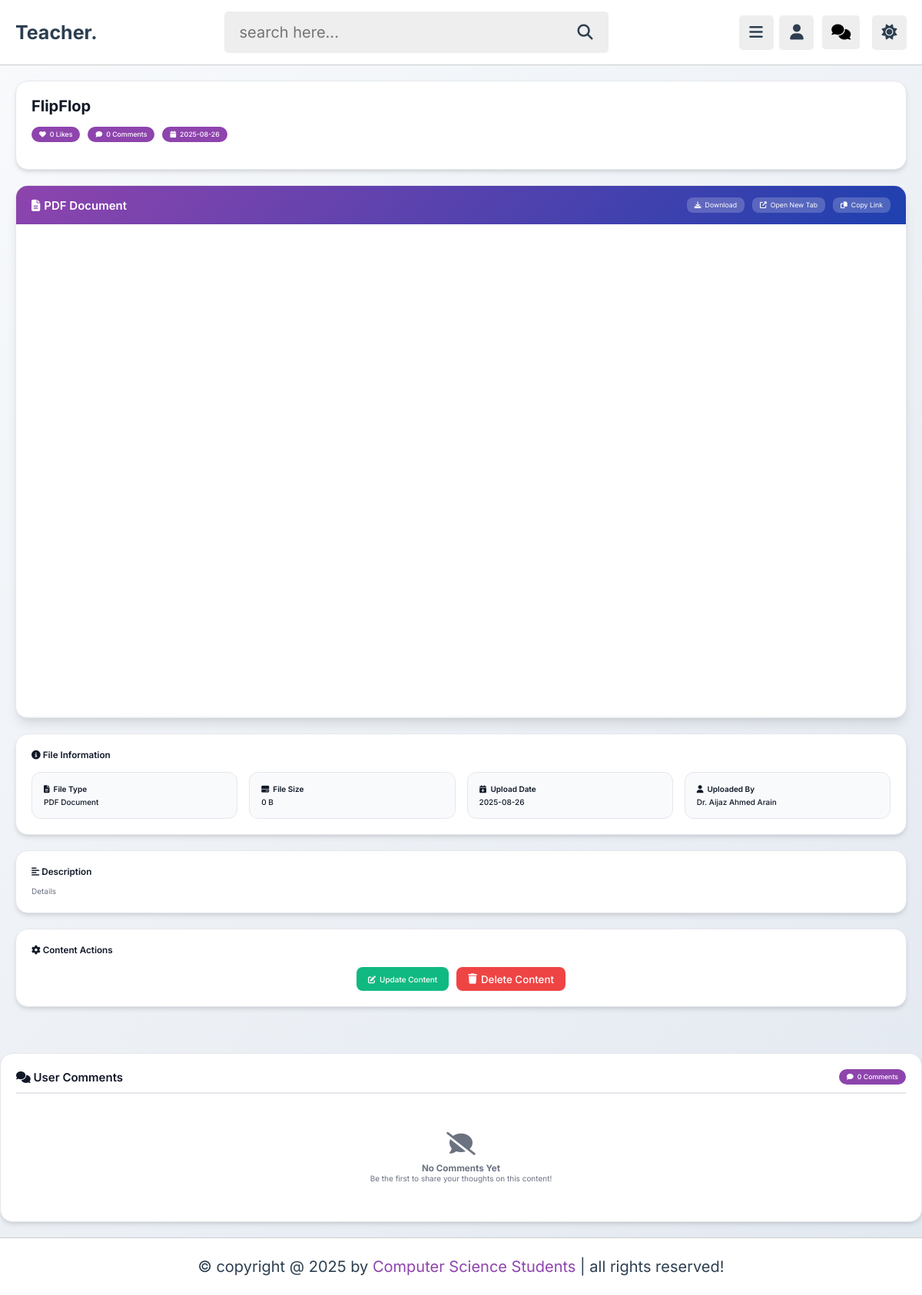
Screenshot of /admin/view_content.php?get_id=bN12zYx7E2eg11mNqR9W (signed in) with the database file from the repository.
### tables this page shows
CREATE TABLE `content` (
  `id` varchar(20) NOT NULL,
  `tutor_id` varchar(20) NOT NULL,
  `playlist_id` varchar(20) NOT NULL,
  `title` varchar(100) NOT NULL,
  `description` varchar(1000) NOT NULL,
  `video` varchar(100) NOT NULL,
  `thumb` varchar(100) NOT NULL,
  `date` date NOT NULL,
  `status` varchar(20) NOT NULL DEFAULT 'deactive'
);

CREATE TABLE `tutors` (
  `id` varchar(20) NOT NULL,
  `name` varchar(50) NOT NULL,
  `username` varchar(50) NOT NULL,
  `profession` varchar(50) NOT NULL,
  `email` varchar(50) NOT NULL,
  `password` varchar(50) NOT NULL,
  `image` varchar(100) NOT NULL,
  `gender` varchar(255) DEFAULT NULL,
  `faculty` varchar(255) DEFAULT NULL,
  `batch` varchar(255) DEFAULT NULL,
  `university` varchar(225) DEFAULT NULL,
  `status` enum('Pending','Approved','Rejected') DEFAULT 'Pending',
  `last_active` timestamp NULL DEFAULT NULL,
  `departments` varchar(254) NOT NULL
);

### admin/view_content.php (the view, shortened to what this page needs)
<?php
include '../components/connect.php';
if(isset($_COOKIE['tutor_id'])){
   $tutor_id = $_COOKIE['tutor_id'];
}else{
   $tutor_id = '';
   header('location:login.php');
}
$tutor_name = '';
if ($tutor_id) {
    $get_tutor = $conn->prepare("SELECT name FROM tutors WHERE id = ?");
    $get_tutor->execute([$tutor_id]);
    if ($get_tutor->rowCount() > 0) {
        $tutor_row = $get_tutor->fetch(PDO::FETCH_ASSOC);
        $tutor_name = $tutor_row['name'];
    }
}
if(isset($_GET['get_id'])){
   $get_id = $_GET['get_id'];
}else{
   $get_id = '';
   header('location:contents.php');
}
function getFileExtension($filename) {
    return strtolower(pathinfo($filename, PATHINFO_EXTENSION));
}
function getFileType($filename) {
    $extension = getFileExtension($filename);
    $video_types = ['mp4', 'avi', 'mov', 'wmv', 'flv', 'webm', 'mkv', 'm4v'];
    $document_types = ['pdf', 'doc', 'docx', 'ppt', 'pptx', 'xls', 'xlsx', 'txt', 'rtf'];
    $image_types = ['jpg', 'jpeg', 'png', 'gif', 'bmp', 'svg', 'webp'];
    $audio_types = ['mp3', 'wav', 'ogg', 'aac', 'm4a'];
    if (in_array($extension, $video_types)) {
        return 'video';
    } elseif (in_array($extension, $document_types)) {
        return 'document';
    } elseif (in_array($extension, $image_types)) {
        return 'image';
    } elseif (in_array($extension, $audio_types)) {
        return 'audio';
    } else {
        return 'other';
    }
}
function formatFileSize($bytes) {
    if ($bytes >= 1073741824) {
        return number_format($bytes / 1073741824, 2) . ' GB';
    } elseif ($bytes >= 1048576) {
        return number_format($bytes / 1048576, 2) . ' MB';
    } elseif ($bytes >= 1024) {
        return number_format($bytes / 1024, 2) . ' KB';
    } else {
        return $bytes . ' B';
    }
}
?>
<!DOCTYPE html>
<html lang="en">
<head>
   <link rel="stylesheet" href="https://cdnjs.cloudflare.com/ajax/libs/font-awesome/6.2.0/css/all.min.css">
   <link rel="stylesheet" href="../css/admin_style.css">
</head>
<body>
<?php include '../components/admin_header.php'; ?>
<section class="view-content">
   <?php
      $select_content = $conn->prepare("SELECT * FROM `content` WHERE id = ? AND tutor_id = ?");
      $select_content->execute([$get_id, $tutor_id]);
      if($select_content->rowCount() > 0){
         while($fetch_content = $select_content->fetch(PDO::FETCH_ASSOC)){
            $content_id = $fetch_content['id'];
            $file_path = $fetch_content['video'];
            $file_type = getFileType($file_path);
            $file_extension = getFileExtension($file_path);
            $file_url = '../uploaded_files/' . $file_path;
            $file_size = file_exists($file_url) ? filesize($file_url) : 0;
            $count_likes = $conn->prepare("SELECT * FROM `likes` WHERE tutor_id = ? AND content_id = ?");
            $count_likes->execute([$tutor_id, $content_id]);
            $total_likes = $count_likes->rowCount();
            $count_comments = $conn->prepare("SELECT * FROM `comments` WHERE tutor_id = ? AND content_id = ?");
            $count_comments->execute([$tutor_id, $content_id]);
            $total_comments = $count_comments->rowCount();
   ?>
   <div class="content-header">
      <h1 style="margin: 0 0 1rem 0; color: var(--text-primary); font-size: 2rem; font-weight: 700;">
         <?= htmlspecialchars($fetch_content['title']); ?>
      </h1>
      <div class="stats-container">
         <div class="stat-badge">
            <i class="fas fa-heart"></i>
            <span><?= $total_likes; ?> Likes</span>
         </div>
         <div class="stat-badge">
            <i class="fas fa-comment"></i>
            <span><?= $total_comments; ?> Comments</span>
         </div>
         <div class="stat-badge">
            <i class="fas fa-calendar"></i>
            <span><?= $fetch_content['date']; ?></span>
         </div>
      </div>
   </div>
   <div class="content-viewer-container">
      <div class="viewer-header">
         <h2>
            <i class="fas fa-<?= $file_type == 'video' ? 'play' :
                                ($file_type == 'document' ? 'file-alt' :
                                ($file_type == 'image' ? 'image' :
                                ($file_type == 'audio' ? 'music' : 'file'))); ?>"></i>
            <?= strtoupper($file_extension); ?> <?= ucfirst($file_type); ?>
         </h2>
         <div class="viewer-controls">
            <a href="<?= $file_url; ?>" class="control-btn" download>
               <i class="fas fa-download"></i> Download
            </a>
            <a href="<?= $file_url; ?>" class="control-btn" target="_blank">
               <i class="fas fa-external-link-alt"></i> Open New Tab
            </a>
            <button class="control-btn" onclick="copyToClipboard('<?= $file_url; ?>')">
               <i class="fas fa-copy"></i> Copy Link
            </button>
         </div>
      </div>
      <div class="content-display">
         <?php if($file_type == 'video'): ?>
            <video controls class="video-player" preload="metadata">
               <source src="<?= $file_url; ?>" type="video/<?= $file_extension; ?>">
               Your browser does not support the video tag.
            </video>
         <?php elseif($file_type == 'document'): ?>
            <?php if($file_extension == 'pdf'): ?>
               <iframe src="<?= $file_url; ?>" class="document-viewer" title="PDF Viewer">
                  <div class="file-placeholder">
                     <i class="fas fa-file-pdf"></i>
                     <h3>PDF Document</h3>
                     <p>Your browser doesn't support PDF viewing</p>
                     <div class="file-actions">
                        <a href="<?= $file_url; ?>" class="action-btn" target="_blank">
                           <i class="fas fa-external-link-alt"></i> Open PDF
                        </a>
                     </div>
                  </div>
               </iframe>
            <?php endif; ?>
         <?php endif; ?>
      </div>
   </div>
   <div class="content-metadata">
      <h3 style="margin: 0 0 1.5rem 0; color: var(--text-primary); font-weight: 600;">
         <i class="fas fa-info-circle"></i> File Information
      </h3>
      <div class="metadata-grid">
         <div class="metadata-item">
            <h4><i class="fas fa-file-alt"></i> File Type</h4>
            <p class="value"><?= strtoupper($file_extension); ?> <?= ucfirst($file_type); ?></p>
         </div>
         <div class="metadata-item">
            <h4><i class="fas fa-hdd"></i> File Size</h4>
            <p class="value"><?= formatFileSize($file_size); ?></p>
         </div>
         <div class="metadata-item">
            <h4><i class="fas fa-calendar-plus"></i> Upload Date</h4>
            <p class="value"><?= $fetch_content['date']; ?></p>
         </div>
         <div class="metadata-item">
            <h4><i class="fas fa-user"></i> Uploaded By</h4>
            <p class="value"><?= htmlspecialchars($tutor_name ?: 'Unknown Tutor'); ?></p>
         </div>
      </div>
   </div>
<div class="description-section">
   <h3><i class="fas fa-align-left"></i> Description</h3>
   <div class="description-text">
      <?= nl2br(htmlspecialchars($fetch_content['description'])); ?>
   </div>
</div>
<div class="content-metadata">
   <h3 style="margin: 0 0 1.5rem 0; color: var(--text-primary); font-weight: 600;">
      <i class="fas fa-cog"></i> Content Actions
   </h3>
   <form action="" method="post" style="margin: 0;">
      <div class="file-actions">
         <a href="update_content.php?get_id=<?= $content_id; ?>" class="action-btn secondary">
            <i class="fas fa-edit"></i> Update Content
         </a>
         <button type="submit" name="delete_content" class="action-btn danger"
                 onclick="return confirm('Are you sure you want to delete this content? This action cannot be undone.');">
            <i class="fas fa-trash"></i> Delete Content
         </button>
      </div>
   </form>
</div>
<?php
 }
}
?>
</section>
<section class="comments-section" style="margin: 2rem auto; max-width: 1200px;">
<div class="comments-header">
   <h1><i class="fas fa-comments"></i> User Comments</h1>
   <div class="stat-badge">
      <i class="fas fa-comment"></i>
      <span><?= isset($total_comments) ? $total_comments : 0; ?> Comments</span>
   </div>
</div>
<div class="show-comments">
   <?php
      if(isset($get_id) && $get_id != ''){
         $select_comments = $conn->prepare("SELECT * FROM `comments` WHERE content_id = ? ORDER BY date DESC");
         $select_comments->execute([$get_id]);
         if($select_comments->rowCount() > 0){
            while($fetch_comment = $select_comments->fetch(PDO::FETCH_ASSOC)){
               $select_commentor = $conn->prepare("SELECT * FROM `users` WHERE id = ?");
               $select_commentor->execute([$fetch_comment['user_id']]);
               if($select_commentor->rowCount() > 0){
                  $fetch_commentor = $select_commentor->fetch(PDO::FETCH_ASSOC);
   ?>
   <div class="comment-box">
      <div class="comment-user">
         <img src="../uploaded_files/<?= $fetch_commentor['image']; ?>"
              alt="<?= htmlspecialchars($fetch_commentor['name']); ?>">
         <div class="comment-user-info">
            <h3><?= htmlspecialchars($fetch_commentor['name']); ?></h3>
            <span><?= $fetch_comment['date']; ?></span>
         </div>
      </div>
      <div class="comment-text">
         <?= nl2br(htmlspecialchars($fetch_comment['comment'])); ?>
      </div>
      <div class="comment-actions">
         <form action="" method="post" style="margin: 0;">
            <input type="hidden" name="comment_id" value="<?= $fetch_comment['id']; ?>">
            <button type="submit" name="delete_comment" class="delete-comment-btn"
                    onclick="return confirm('Are you sure you want to delete this comment?');">
               <i class="fas fa-trash"></i> Delete Comment
            </button>
         </form>
      </div>
   </div>
   <?php
               }
            }
         }else{
            echo '<div class="empty-state">
                     <i class="fas fa-comment-slash"></i>
                     <h3>No Comments Yet</h3>
                     <p>Be the first to share your thoughts on this content!</p>
                  </div>';
         }
      }else{
         echo '<div class="empty-state">
                  <i class="fas fa-exclamation-triangle"></i>
                  <h3>Invalid Content</h3>
                  <p>No content ID provided for comment display.</p>
               </div>';
      }
   ?>
</div>
</section>
<?php include '../components/footer.php'; ?>
</body>
</html>

### css/admin_style.css (style rules this page uses)
:root { --main-color:#8e44ad; --red:#e74c3c; --oragen:#f39c12; --white:#fff; --black:#2c3e50; --light-color:#888; --light-bg:#eee; --border:.1rem solid rgba(0,0,0,.2); }
* { font-family: 'Nunito', sans-serif; margin: 0; padding: 0; box-sizing: border-box; outline: none; border: none; text-decoration: none; }
html { font-size: 62.5%; overflow-x: hidden; }
body { background-color: var(--light-bg); padding-left: 30rem; }
section { padding:2rem; max-width: 1200px; margin: 0 auto; }
@media (max-width:1200px) { body { padding-left: 0; } }

### rows the page displays
content: title "FlipFlop", total_likes "0", total_comments "0", date "2025-08-26", video "PDF", video "Document", video "0 B", tutor.name "Dr. Aijaz Ahmed Arain", description "Details"

### other values shown
$total_comments "0"
